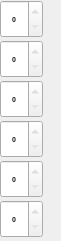
  <widget class="QFrame" name="frame_2">
   <property name="geometry">
    <rect>
     <x>20</x>
     <y>70</y>
     <width>61</width>
     <height>241</height>
    </rect>
   </property>
   <property name="palette">
    <palette>
     <active>
      <colorrole role="WindowText">
       <brush brushstyle="SolidPattern">
        <color alpha="255">
         <red>127</red>
         <green>127</green>
         <blue>127</blue>
        </color>
       </brush>
      </colorrole>
      <colorrole role="Text">
       <brush brushstyle="SolidPattern">
        <color alpha="255">
         <red>127</red>
         <green>127</green>
         <blue>127</blue>
        </color>
       </brush>
      </colorrole>
      <colorrole role="ButtonText">
       <brush brushstyle="SolidPattern">
        <color alpha="255">
         <red>127</red>
         <green>127</green>
         <blue>127</blue>
        </color>
       </brush>
      </colorrole>
      <colorrole role="Base">
       <brush brushstyle="SolidPattern">
        <color alpha="255">
         <red>25</red>
         <green>25</green>
         <blue>25</blue>
        </color>
       </brush>
      </colorrole>
      <colorrole role="Highlight">
       <brush brushstyle="SolidPattern">
        <color alpha="255">
         <red>255</red>
         <green>255</green>
         <blue>255</blue>
        </color>
       </brush>
      </colorrole>
     </active>
     <inactive>
      <colorrole role="WindowText">
       <brush brushstyle="SolidPattern">
        <color alpha="255">
         <red>205</red>
         <green>205</green>
         <blue>205</blue>
        </color>
       </brush>
      </colorrole>
      <colorrole role="Text">
       <brush brushstyle="SolidPattern">
        <color alpha="255">
         <red>23</red>
         <green>23</green>
         <blue>23</blue>
        </color>
       </brush>
      </colorrole>
      <colorrole role="ButtonText">
       <brush brushstyle="SolidPattern">
        <color alpha="255">
         <red>26</red>
         <green>26</green>
         <blue>26</blue>
        </color>
       </brush>
      </colorrole>
      <colorrole role="Base">
       <brush brushstyle="SolidPattern">
        <color alpha="255">
         <red>255</red>
         <green>255</green>
         <blue>255</blue>
        </color>
       </brush>
      </colorrole>
      <colorrole role="Highlight">
       <brush brushstyle="SolidPattern">
        <color alpha="255">
         <red>255</red>
         <green>184</green>
         <blue>134</blue>
        </color>
       </brush>
      </colorrole>
     </inactive>
     <disabled>
      <colorrole role="WindowText">
       <brush brushstyle="SolidPattern">
        <color alpha="255">
         <red>127</red>
         <green>127</green>
         <blue>127</blue>
        </color>
       </brush>
      </colorrole>
      <colorrole role="Text">
       <brush brushstyle="SolidPattern">
        <color alpha="255">
         <red>127</red>
         <green>127</green>
         <blue>127</blue>
        </color>
       </brush>
      </colorrole>
      <colorrole role="ButtonText">
       <brush brushstyle="SolidPattern">
        <color alpha="255">
         <red>127</red>
         <green>127</green>
         <blue>127</blue>
        </color>
       </brush>
      </colorrole>
      <colorrole role="Base">
       <brush brushstyle="SolidPattern">
        <color alpha="255">
         <red>25</red>
         <green>25</green>
         <blue>25</blue>
        </color>
       </brush>
      </colorrole>
      <colorrole role="Highlight">
       <brush brushstyle="SolidPattern">
        <color alpha="255">
         <red>255</red>
         <green>255</green>
         <blue>255</blue>
        </color>
       </brush>
      </colorrole>
     </disabled>
    </palette>
   </property>
   <widget class="QSpinBox" name="input_chooseTrack_perBar_5">
    <property name="geometry">
     <rect>
      <x>0</x>
      <y>200</y>
      <width>43</width>
      <height>38</height>
     </rect>
    </property>
    <property name="font">
     <font>
      <pointsize>5</pointsize>
      <weight>75</weight>
      <bold>true</bold>
     </font>
    </property>
    <property name="alignment">
     <set>Qt::AlignCenter</set>
    </property>
    <property name="maximum">
     <number>2879</number>
    </property>
   </widget>
   <widget class="QSpinBox" name="input_chooseTrack_perBar_0">
    <property name="geometry">
     <rect>
      <x>0</x>
      <y>0</y>
      <width>43</width>
      <height>38</height>
     </rect>
    </property>
    <property name="font">
     <font>
      <pointsize>5</pointsize>
      <weight>75</weight>
      <bold>true</bold>
     </font>
    </property>
    <property name="alignment">
     <set>Qt::AlignCenter</set>
    </property>
    <property name="suffix">
     <string/>
    </property>
    <property name="maximum">
     <number>2879</number>
    </property>
   </widget>
   <widget class="QSpinBox" name="input_chooseTrack_perBar_2">
    <property name="geometry">
     <rect>
      <x>0</x>
      <y>80</y>
      <width>43</width>
      <height>38</height>
     </rect>
    </property>
    <property name="font">
     <font>
      <pointsize>5</pointsize>
      <weight>75</weight>
      <bold>true</bold>
     </font>
    </property>
    <property name="alignment">
     <set>Qt::AlignCenter</set>
    </property>
    <property name="maximum">
     <number>2879</number>
    </property>
   </widget>
   <widget class="QSpinBox" name="input_chooseTrack_perBar_1">
    <property name="geometry">
     <rect>
      <x>0</x>
      <y>40</y>
      <width>43</width>
      <height>38</height>
     </rect>
    </property>
    <property name="font">
     <font>
      <pointsize>5</pointsize>
      <weight>75</weight>
      <bold>true</bold>
     </font>
    </property>
    <property name="alignment">
     <set>Qt::AlignCenter</set>
    </property>
    <property name="maximum">
     <number>2879</number>
    </property>
   </widget>
   <widget class="QSpinBox" name="input_chooseTrack_perBar_3">
    <property name="geometry">
     <rect>
      <x>0</x>
      <y>120</y>
      <width>43</width>
      <height>38</height>
     </rect>
    </property>
    <property name="font">
     <font>
      <pointsize>5</pointsize>
      <weight>75</weight>
      <bold>true</bold>
     </font>
    </property>
    <property name="alignment">
     <set>Qt::AlignCenter</set>
    </property>
    <property name="maximum">
     <number>2879</number>
    </property>
   </widget>
   <widget class="QSpinBox" name="input_chooseTrack_perBar_4">
    <property name="geometry">
     <rect>
      <x>0</x>
      <y>160</y>
      <width>43</width>
      <height>38</height>
     </rect>
    </property>
    <property name="font">
     <font>
      <pointsize>5</pointsize>
      <weight>75</weight>
      <bold>true</bold>
     </font>
    </property>
    <property name="alignment">
     <set>Qt::AlignCenter</set>
    </property>
    <property name="maximum">
     <number>2879</number>
    </property>
   </widget>
  </widget>
